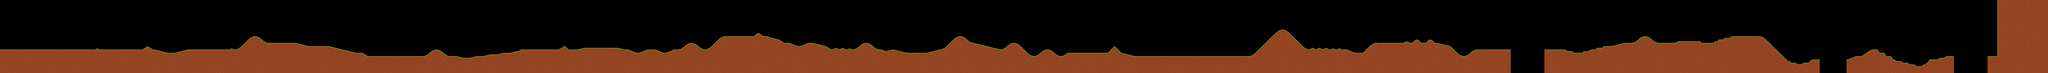

Rendered tile map (Tiled .tmx) drawn with the repository's tilesets; below, a short description and the map source with its tile grids summarised:
An orthogonal 305x11 tile map with 100x100 px tiles, 1 tile layer (map), 1 hidden layer not drawn, 2 tilesets and 50 objects.

<map version="1.0" orientation="orthogonal" width="305" height="11" tilewidth="100" tileheight="100">
 <tileset firstgid="1" name="bg_scroll" tilewidth="100" tileheight="100">
  <image source="bg_scroll.png" width="1100" height="700" />
 </tileset>
 <tileset firstgid="78" name="tiles" tilewidth="100" tileheight="100">
  <image source="tiles.png" width="2000" height="700" />
 </tileset>
 <layer name="background" width="305" height="11" visible="0">
  <data>[3355 cells, 2710 non-empty, 77 distinct tile ids]</data>
 </layer>
 <layer name="map" width="305" height="11">
  <data>[3355 cells, 1436 non-empty, 85 distinct tile ids]</data>
 </layer>
 <objectgroup name="path" width="305" height="11">
  <object x="1" y="747">
   <polyline points="3,0 479,0" />
  </object>
  <object x="487" y="748">
   <polyline points="-2,-1 393,-1 1205,-1 1308,0 1610,0 1632,0 1638,-1 1709,-48 1714,-49 1786,-1 1810,0 1858,10" />
  </object>
  <object x="2" y="747">
   <polyline points="0,0 0,-116" />
  </object>
  <object x="9294" y="746">
   <polyline points="0,0 55,0 65,2 162,41 182,48 199,51 225,48 294,21 339,0 353,-1 414,-2 465,0 490,9 516,23 576,44 597,48 618,46 647,38 701,17 730,2 741,-1 770,-1 806,0 829,-2 848,-9 878,-29 910,-54 934,-75 964,-91 990,-98 1017,-98 1048,-89 1069,-78 1095,-57 1126,-32 1156,-12 1180,-4 1202,-2 1235,-5 1260,-17 1299,-46 1363,-107 1414,-159 1445,-179 1468,-192 1490,-199 1530,-199 1669,-199 1917,-200 1930,-199 1943,-203 1957,-216 1973,-232 1995,-248 2006,-250 2019,-238 2037,-222 2054,-213 2077,-204 2104,-198 2127,-199 2147,-195 2169,-184 2193,-176 2222,-169 2258,-162 2295,-153 2309,-145 2376,-101 2382,-99 2453,-100 2464,-97 2507,-81 2547,-63 2578,-52 2607,-50 2641,-55 2722,-88 2750,-97 2806,-98 2871,-82 2976,-56 3007,-46 3077,-2 3089,0 3105,-2 3129,-15 3152,-27 3188,-8 3203,0 3254,-24 3310,1 3318,1 3336,-9 3353,-15 3365,-14 3383,-3 3402,1 3439,-7 3470,-24 3512,-56 3550,-83 3571,-94 3595,-99 3627,-97 3654,-86 3686,-64 3714,-42 3737,-23 3767,-8 3785,-2 3819,0 3837,2 3859,9 3880,19 3897,23 3926,19 3977,6 4003,-3 4046,8 4126,27 4170,39 4206,48 4333,48 4502,50 4564,34 4730,-2 4771,-25 4835,-77 4888,-134 4934,-173 4972,-194 4996,-198 5020,-199 5045,-189 5078,-171 5126,-131 5151,-113 5185,-102 5208,-98 5274,-83 5348,-64 5439,-41 5516,-20 5576,-7 5611,1 5633,-3 5671,-23 5706,-52 5755,-85 5788,-96 5813,-99 5853,-86 5894,-59 5959,4 6022,65 6054,86 6084,98 6119,101 6160,85 6196,57 6228,28 6272,5 6300,-2 6332,4 6368,21 6395,41 6438,74 6465,94 6484,99 6515,102 6550,90 6588,59 6605,47 6830,49 7085,49 7150,49 7202,50 7304,-48 7344,-9 7383,27 7403,47 7607,100" />
  </object>
  <object x="16904" y="847">
   <polyline points="0,0 375,1 1095,3 1296,3 1533,2 1580,2" />
  </object>
  <object x="9292" y="745">
   <polyline points="0,0 -85,-23 -588,-24 -695,3 -807,3 -821,0 -837,-12 -867,-36 -889,-49 -899,-44 -920,-29 -953,-11 -993,1 -1352,1 -1491,1 -1517,0 -1533,5 -1551,15 -1575,24 -1597,25 -1615,31 -1660,41 -1691,48 -1728,51 -1785,51 -1817,56 -1879,69 -1903,75 -1955,73 -1996,77 -2033,88 -2084,100 -2121,103 -2189,103 -2225,109 -2273,123 -2297,128 -2383,129 -2467,108 -2491,103 -2547,103 -2599,103 -2619,100 -2653,79 -2677,57 -2713,29 -2751,9 -2792,1 -2809,3 -2845,13 -2896,51 -2937,79 -2959,92 -2985,100 -3053,101 -3801,101 -3816,100 -3848,79 -3872,61 -3889,52 -3993,52 -4387,-44 -4395,-47 -4691,-47 -4729,-56 -4895,-99 -5297,-99 -5323,-103 -5352,-116 -5373,-132 -5424,-171 -5456,-189 -5475,-197 -5501,-196 -5519,-196 -5541,-187 -5577,-164 -5659,-85 -5709,-37 -5737,-17 -5764,-7 -5796,0 -5812,-3 -5825,-12 -5840,-16 -5853,-13 -5872,-3 -5884,0 -6492,0 -6691,52 -6795,52 -6948,12" />
  </object>
  <object x="18487" y="849">
   <polyline points="0,0 88,1 116,0 144,-7 188,-29 255,-95 521,-362 564,-390 596,-401 618,-402 643,-396 667,-387 703,-361 889,-176 935,-133 957,-119 968,-112 993,-105 1007,-103 1025,-109 1060,-128 1115,-103 1164,-128 1215,-103 1265,-127 1316,-103 1328,-101 1337,-107 1352,-116 1365,-117 1383,-115 1392,-103 1408,-103 1428,-103 1443,-109 1459,-119 1469,-119 1483,-112 1489,-105 1503,-100 1553,-101 1579,-99 1691,-55 1707,-55 1811,-51 1913,-152 1936,-174 1966,-190 1999,-200 2067,-200 2412,-199 2465,-225 2511,-201 2528,-199 2544,-202 2559,-213 2585,-237 2601,-248 2616,-251 2632,-247 2653,-229 2672,-211 2687,-199 2700,-197 2731,-199 2749,-204 2769,-222 2788,-241 2809,-252 2823,-251 2837,-241 2867,-213 2884,-205 2895,-201 2917,-200 3116,-151 3160,-109 3207,-61 3237,-35 3261,-17 3304,-1 3328,-3 3372,-19 3427,-64 3463,-91 3488,-99 3523,-103 3644,-101 3784,-100 3905,-100 4012,-101 4012,51" />
  </object>
  <object x="1405" y="748">
   <polyline points="0,0 8,0 17,-2 23,-8 33,-14 40,-15 49,-15 59,-13 68,-7 74,-1 84,-1" />
  </object>
  <object x="23297" y="747">
   <polyline points="0,0 9,1 16,3 25,10 36,20 46,25 53,25 88,25 106,25 116,28 125,34 137,46 143,49 149,50 174,50 255,50 263,50 272,44 278,37 288,28 294,27 303,26 322,25 346,25 357,25 366,23 374,16 383,7 391,2 400,0 419,0 452,2 459,1 471,-5 479,-15 489,-22 500,-25 513,-25 537,-25 559,-25 568,-28 579,-40 590,-46 603,-49 626,-50 703,-50 902,-99 1008,-98 1034,-105 1060,-117 1088,-137 1121,-165 1147,-183 1178,-195 1203,-199 1224,-197 1244,-189 1265,-179 1283,-166 1304,-148 1331,-126 1353,-112 1379,-102 1397,-98 1502,-98 1626,-99 1656,-98 1664,-101 1674,-108 1681,-117 1690,-121 1701,-123 1807,-123 2005,-123 2013,-122 2022,-119 2029,-112 2038,-103 2045,-99 2053,-99 2227,-99 2232,-100 2237,-106 2244,-119 2249,-123 2256,-124 2279,-125 2283,-127 2288,-133 2293,-143 2299,-148 2309,-148 2340,-148 2358,-149 2366,-152 2380,-163 2390,-170 2400,-173 2413,-173 2436,-172 2453,-173 2464,-175 2472,-181 2483,-192 2491,-196 2504,-199 2531,-198 2842,-198 2901,-198 2924,-196 2945,-189 2976,-170 2992,-158 3022,-129 3271,119 3302,148 3309,152 3315,156 3320,169 3324,175 3333,177 3352,176 3360,178 3365,184 3372,197 3376,201 3401,201 3430,202 3444,205 3466,215 3484,222 3499,227 3512,226 3529,222 3550,212 3563,204 3574,202 3595,201 3615,202 3629,202 3639,197 3661,178 3679,161 3695,152 3705,150 3743,151 3790,151 3802,152 3806,250 3812,260 3817,268 3823,272 4188,271 4194,260 4200,250 4205,152 4217,150 4266,135 4339,103 4351,102 4428,101 4508,46 4520,36 4545,19 4580,4 4600,0 4621,1 4638,1 4657,1 4664,4 4673,14 4684,35 4692,46 4698,50 4728,52 4753,51 4765,54 4771,61 4779,75 4789,92 4795,98 4799,101 4822,101 4857,102 4866,105 4873,115 4882,130 4891,146 4895,151 4903,152 4916,154 4924,160 4937,171 4946,176 4980,177 5003,177 5015,177 5026,182 5033,190 5042,198 5055,201 5091,201 5111,202 5121,206 5129,214 5139,222 5149,227 5176,227 5201,227 5214,228 5223,234 5234,243 5242,248 5252,251 5329,251 5337,245 5341,235 5347,227 5353,226 5374,226 5383,225 5388,217 5393,205 5397,202 5404,200 5413,197 5424,184 5432,167 5440,156 5447,151 5461,151 5549,151 5560,151 5572,145 5584,134 5593,127 5616,125 5648,126 5661,125 5674,117 5685,107 5693,103 5701,100 5727,100 5760,101 5784,100 5802,101" />
  </object>
  <object x="29601" y="846">
   <polyline points="0,0 147,0 147,-836" />
  </object>
  <object x="23099" y="748">
   <polyline points="0,0 195,-1" />
  </object>
  <object x="22999" y="746">
   <polyline points="3,2 97,2" />
  </object>
 </objectgroup>
 <objectgroup name="coins" width="305" height="11">
  <object x="1585" y="657" width="24" height="24">
   <ellipse />
  </object>
  <object x="1648" y="665" width="27" height="27">
   <ellipse />
  </object>
  <object x="1715" y="693" width="25" height="25">
   <ellipse />
  </object>
  <object x="2463" y="755" width="32" height="29">
   <ellipse />
  </object>
  <object x="2547" y="767" width="31" height="28">
   <ellipse />
  </object>
  <object x="2633" y="753" width="29" height="28">
   <ellipse />
  </object>
  </objectgroup>
 <objectgroup name="ropeTunnels" width="305" height="11">
  <!-- 8 objects omitted --></objectgroup>
 <objectgroup name="checkPoints" width="305" height="11" />
</map>
<!-- 32 of 50 objects omitted -->
